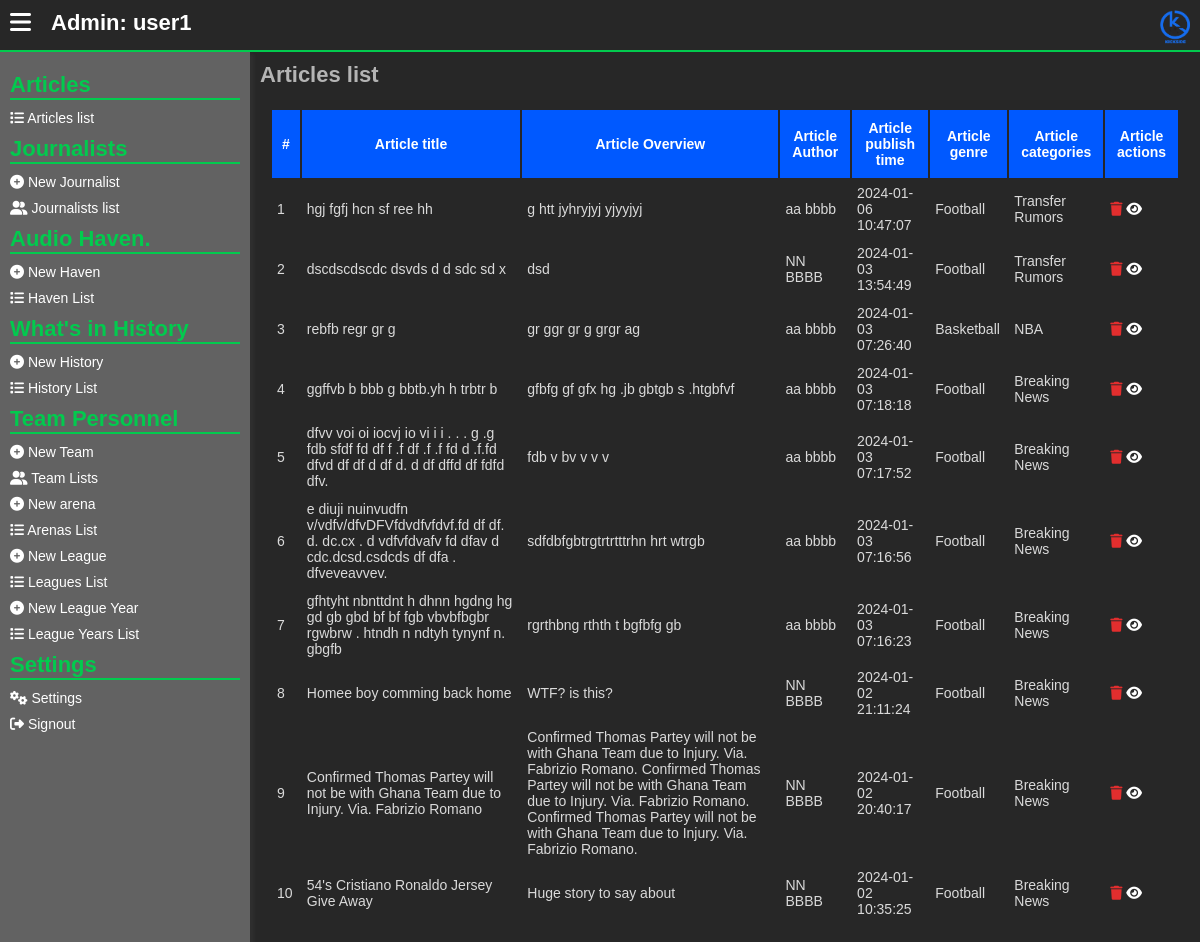
The page /admins/articles-list.php (signed in) on the database as committed earlier.
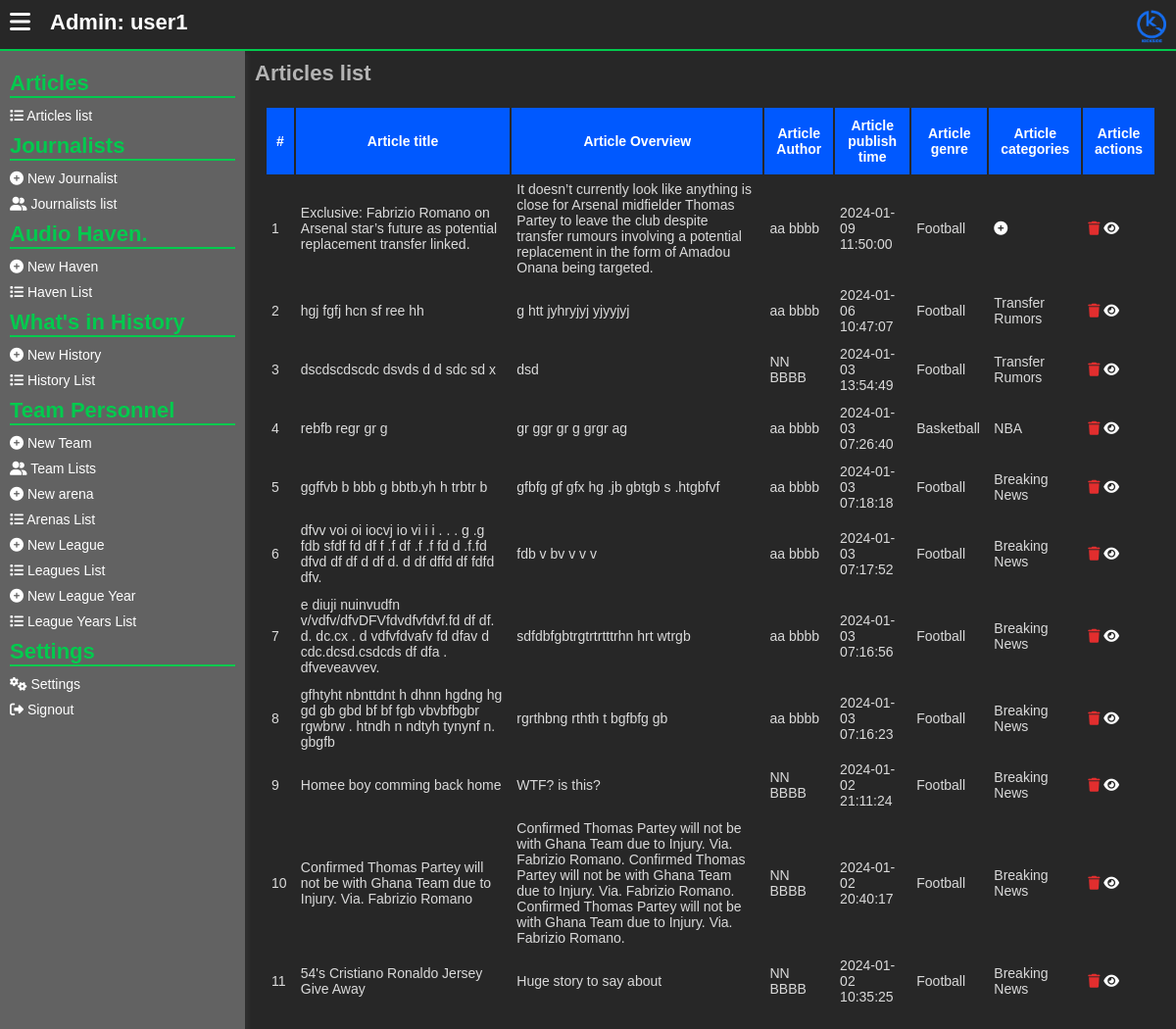
The same page on the database as committed later.
### tables this page shows
CREATE TABLE `news_articles` (
  `article_id` int(11) NOT NULL,
  `article_title` text NOT NULL,
  `article_overview` text NOT NULL,
  `article_poster` text NOT NULL,
  `article_full_details` text NOT NULL,
  `article_author` int(11) NOT NULL,
  `article_genre` int(11) NOT NULL,
  `article_publish_time` text NOT NULL DEFAULT current_timestamp()
);

CREATE TABLE `journalists` (
  `id` int(11) NOT NULL,
  `first_name` varchar(255) NOT NULL,
  `last_name` varchar(255) NOT NULL,
  `user_name` varchar(255) NOT NULL,
  `email` varchar(255) NOT NULL,
  `phone_number` varchar(255) NOT NULL,
  `password` text NOT NULL,
  `display_name` varchar(255) NOT NULL,
  `status` varchar(255) NOT NULL DEFAULT 'Working'
);

CREATE TABLE `genres` (
  `id` int(11) NOT NULL,
  `genre_name` varchar(255) NOT NULL,
  `genre_description` text NOT NULL,
  `genre_icon` varchar(255) NOT NULL
);

CREATE TABLE `categories` (
  `id` int(11) NOT NULL,
  `category_name` varchar(255) NOT NULL,
  `category_description` text NOT NULL,
  `genre` int(11) NOT NULL,
  `category_icon` varchar(255) NOT NULL
);

### admins/articles-list.php (the view, shortened to what the changed rows need)
<?php
include("../assets/php/global/server.php");
?>
<!DOCTYPE html>
<html lang="en">
<head>
   <link rel="stylesheet" href="../assets/css/back-main.css">
   <link rel="stylesheet" href="https://cdnjs.cloudflare.com/ajax/libs/font-awesome/6.5.1/css/all.min.css"
 />
</head>
<body>
   <main>
      <section class="main-section">
         <div class="hero">
            <?php include("../assets/php/admins/left-nav.php") ?>
            <div class="dashboard">
               <div class="dashboard-cont">
                  <h1>
                     Articles list
                  </h1>
                  <div class="form-row">
                     <table>
                        <thead>
                           <tr>
                              <th>#</th>
                              <th>
                                 Article title
                              </th>
                              <th>
                                 Article Overview
                              </th>
                              <th>
                                 Article Author
                              </th>
                              <th>
                                 Article publish time
                              </th>
                              <th>
                                 Article genre
                              </th>
                              <th>
                                 Article categories
                              </th>
                              <th>
                                 Article actions
                              </th>
                           </tr>
                        </thead>
                        <tbody>
                           <?php
                           $get_All_articles = mysqli_query($server, "SELECT * from
                              news_articles,genres,journalists
                              WHERE
                              news_articles.article_genre = genres.id
                              AND news_articles.article_author = journalists.id
                              ORDER BY article_publish_time DESC
                           ");
                           if (mysqli_num_rows($get_All_articles) < 1) {
                              ?>
                              <tr>
                                 <td colspan="100">
                                    No values found
                                 </td>
                              </tr>
                              <?php
                           } else {
                              $counter = 1;
                              while ($data_All_articles = mysqli_fetch_array($get_All_articles)) {
                                 $article_id = $data_All_articles['article_id'];
                                 ?>
                                 <tr>
                                    <td>
                                       <?php echo $counter++; ?>
                                    </td>
                                    <td>
                                       <?php echo $data_All_articles['article_title']; ?>
                                    </td>
                                    <td>
                                       <?php echo $data_All_articles['article_overview']; ?>
                                    </td>
                                    <td>
                                       <?php echo $data_All_articles['display_name']; ?>
                                    </td>
                                    <td>
                                       <?php echo $data_All_articles['article_publish_time']; ?>
                                    </td>
                                    <td>
                                       <?php echo $data_All_articles['genre_name']; ?>
                                    </td>
                                    <td>
                                       <?php
                                       $check_if_categories_exists = mysqli_query($server, "SELECT * from
                                             news_articles_categories,categories
                                             WHERE article = '$article_id'
                                             AND news_articles_categories.category = categories.id
                                       ");
                                       if (mysqli_num_rows($check_if_categories_exists) < 1) {
                                          ?>
                                          <a href="article-add-category.php?a=<?php echo $data_All_articles['article_id']; ?>"
                                             title="Add an article Category">
                                             <i class="fa fa-plus-circle"></i>
                                          </a>
                                          <?php
                                       } else {
                                          $data_if_cateogry_exists = mysqli_fetch_array($check_if_categories_exists);
                                          echo $data_if_cateogry_exists['category_name'];
                                       }
                                       ?>
                                    </td>
                                    <td>
                                       <button class="deleteArticle delete"
                                          value="<?php echo $data_All_articles['article_id']; ?>" title="Delete article.">
                                          <i class="fa fa-trash"></i>
                                       </button>
                                       <a href="../clients/read.php?a=<?php echo $data_All_articles['article_id']; ?>"
                                          target="_blank" title="Watch the Article live">
                                          <i class="fa fa-eye"></i>
                                       </a>
                                    </td>
                                 </tr>
                                 <?php
                              }
                           }
                           ?>
                        </tbody>
                     </table>
                  </div>
               </div>
            </div>
         </div>
      </section>
   </main>
</body>
</html>

Rows that differ between the two databases and show on the page:
added news_articles: article_title "Exclusive: Fabrizio Romano on Arsenal star’s future as potential replacement transfer linked.", article_overview "It doesn’t currently look like anything is close for Arsenal midfielder Thomas Partey to leave the club despite transfer rumours involving a potential replacement in the form of Amadou Onana being targeted.", article_author.display_name "aa bbbb", article_publish_time "2024-01-09 11:50:00", article_genre.genre_name "Football", $data_All_articles['article_id'] 21 (drawn)
